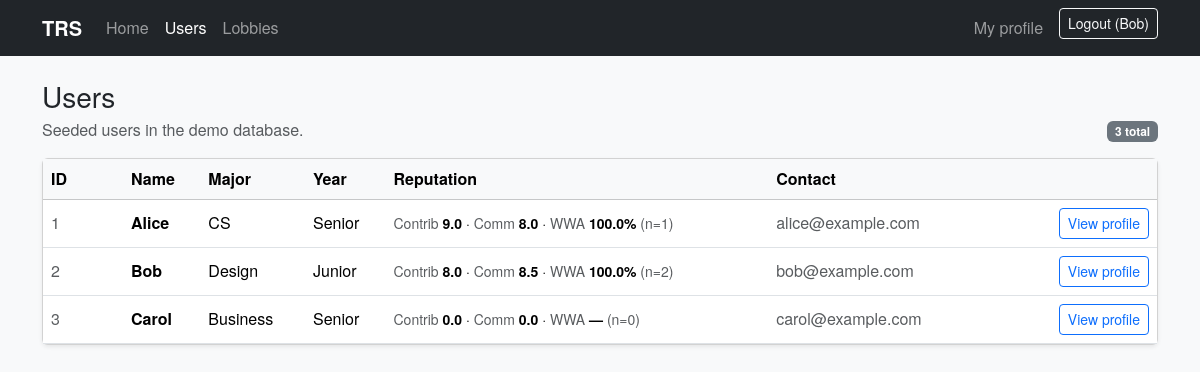
Screenshot of /users (signed in) with the database file from the repository.
### models.py (models this page shows, shortened)
class User(db.Model):
    id = db.Column(db.Integer, primary_key=True)
    name = db.Column(db.String(120), nullable=False)
    major = db.Column(db.String(120))
    year = db.Column(db.String(50))
    bio = db.Column(db.String(1000))
    contact = db.Column(db.String(500))
    phone = db.Column(db.String(80))
    email = db.Column(db.String(200))
    created_at = db.Column(db.DateTime, default=datetime.utcnow)
    def reputation(self):
        from sqlalchemy import case, func
        avg_contrib = db.session.query(func.avg(Rating.contribution)).filter(Rating.target_user_id == self.id).scalar() or 0
        avg_comm = db.session.query(func.avg(Rating.communication)).filter(Rating.target_user_id == self.id).scalar() or 0
        would_work_again_count = (
            db.session.query(
                func.sum(
                    case(
                        (Rating.would_work_again.is_(True), 1),
                        else_=0,
                    )
                )
            )
            .filter(Rating.target_user_id == self.id)
            .scalar()
            or 0
        )
        total = db.session.query(func.count(Rating.id)).filter(Rating.target_user_id == self.id).scalar() or 0
        return {
            'contribution_avg': round(float(avg_contrib), 2),
            'communication_avg': round(float(avg_comm), 2),
            'would_work_again_ratio': float(would_work_again_count) / total if total else None,
            'rating_count': total
        }

### app.py (the view)
@app.route('/users')
def users_page():
    from models import User
    users = User.query.order_by(User.name.asc()).all()
    rep_by_id = {u.id: u.reputation() for u in users}
    return render_template('users.html', users=users, rep_by_id=rep_by_id)

### app.py (called while the page is built)
def get_current_user():
    from models import User
    user_id = session.get('user_id')
    if not user_id:
        return None
    return User.query.get(user_id)

@app.context_processor
def inject_current_user():
    return {'current_user': get_current_user()}

### templates/users.html (shortened to what this page needs)
{% extends 'base.html' %}
{% block content %}
  <div class="d-flex align-items-end justify-content-between gap-3 mb-3">
    <div>
      <h1 class="h3 mb-1">Users</h1>
      <div class="text-muted">Seeded users in the demo database.</div>
    </div>
    <span class="badge text-bg-secondary">{{ users|length }} total</span>
  </div>
  <div class="card shadow-sm">
    <div class="table-responsive">
      <table class="table table-hover align-middle mb-0">
        <thead class="table-light">
          <tr>
            <th style="width: 80px;">ID</th>
            <th>Name</th>
            <th>Major</th>
            <th>Year</th>
            <th>Reputation</th>
            <th>Contact</th>
            <th style="width: 180px;"></th>
          </tr>
        </thead>
        <tbody>
          {% for u in users %}
            {% set rep = rep_by_id.get(u.id) %}
            <tr>
              <td class="text-muted">{{ u.id }}</td>
              <td class="fw-semibold">{{ u.name }}</td>
              <td>{{ u.major or '—' }}</td>
              <td>{{ u.year or '—' }}</td>
              <td>
                <div class="small">
                  <span class="text-muted">Contrib</span>
                  <span class="fw-semibold">{{ rep.contribution_avg if rep else 0 }}</span>
                  · <span class="text-muted">Comm</span>
                  <span class="fw-semibold">{{ rep.communication_avg if rep else 0 }}</span>
                  · <span class="text-muted">WWA</span>
                  <span class="fw-semibold">
                    {% if rep and rep.would_work_again_ratio is not none %}{{ (rep.would_work_again_ratio * 100) | round(0) }}%{% else %}—{% endif %}
                  </span>
                  <span class="text-muted">(n={{ rep.rating_count if rep else 0 }})</span>
                </div>
              </td>
              <td class="text-muted">{{ u.email or u.phone or u.contact or '—' }}</td>
              <td class="text-end">
                <a class="btn btn-sm btn-outline-primary" href="{{ url_for('user_profile', user_id=u.id) }}">View profile</a>
              </td>
            </tr>
          {% else %}
            <tr>
              <td colspan="7" class="text-center text-muted py-4">No users found. Run the seed script to populate the DB.</td>
            </tr>
          {% endfor %}
        </tbody>
      </table>
    </div>
  </div>
{% endblock %}

### templates/base.html (shortened to what this page needs)
<!doctype html>
<html lang="en">
  <head>
    <link href="https://cdn.jsdelivr.net/npm/bootstrap@5.3.3/dist/css/bootstrap.min.css" rel="stylesheet">
    <link rel="stylesheet" href="https://cdn.jsdelivr.net/npm/bootstrap-icons@1.11.3/font/bootstrap-icons.min.css">
    <link rel="stylesheet" href="{{ url_for('static', filename='main.css') }}">
  </head>
  <body class="bg-light">
    <nav class="navbar navbar-expand-lg navbar-dark bg-dark">
      <div class="container">
        <a class="navbar-brand fw-semibold" href="{{ url_for('index') }}">TRS</a>
        <div class="collapse navbar-collapse" id="navbarMain">
          <ul class="navbar-nav me-auto mb-2 mb-lg-0">
            <li class="nav-item">
              <a class="nav-link {% if request.path == '/' %}active{% endif %}" href="{{ url_for('index') }}">Home</a>
            </li>
            <li class="nav-item">
              <a class="nav-link {% if request.path.startswith('/users') %}active{% endif %}" href="{{ url_for('users_page') }}">Users</a>
            </li>
            <li class="nav-item">
              <a class="nav-link {% if request.path.startswith('/lobbies') %}active{% endif %}" href="{{ url_for('lobbies_page') }}">Lobbies</a>
            </li>
          </ul>
          <ul class="navbar-nav ms-auto mb-2 mb-lg-0">
            {% if current_user %}
              <li class="nav-item">
                <a class="nav-link {% if request.path == '/me' %}active{% endif %}" href="{{ url_for('me') }}">My profile</a>
              </li>
              <li class="nav-item ms-lg-2">
                <form class="d-flex" method="post" action="{{ url_for('logout') }}">
                  <button class="btn btn-sm btn-outline-light" type="submit">Logout ({{ current_user.name }})</button>
                </form>
              </li>
            {% else %}
              <li class="nav-item ms-lg-2">
                <a class="btn btn-sm btn-primary" href="{{ url_for('login') }}">Login</a>
              </li>
            {% endif %}
          </ul>
        </div>
      </div>
    </nav>
    <main class="container py-4">
      {% block content %}{% endblock %}
    </main>
  </body>
</html>

### static/main.css (style rules this page uses)
body { font-family: 'Helvetica Neue', 'Helvetica', 'Arial', system-ui; }

### rows the page displays
User: name "Bob", id "2", major "Design", year "Junior", contribution_avg "8.0", communication_avg "8.5", would_work_again_ratio "100.0", email "bob@example.com"
User: id "1", name "Alice", major "CS", year "Senior", contribution_avg "9.0", communication_avg "8.0", would_work_again_ratio "100.0", email "alice@example.com"
User: id "3", name "Carol", major "Business", year "Senior", contribution_avg "0.0", communication_avg "0.0", rating_count "0", email "carol@example.com"

### other values shown
{{ users|length }} "3"
